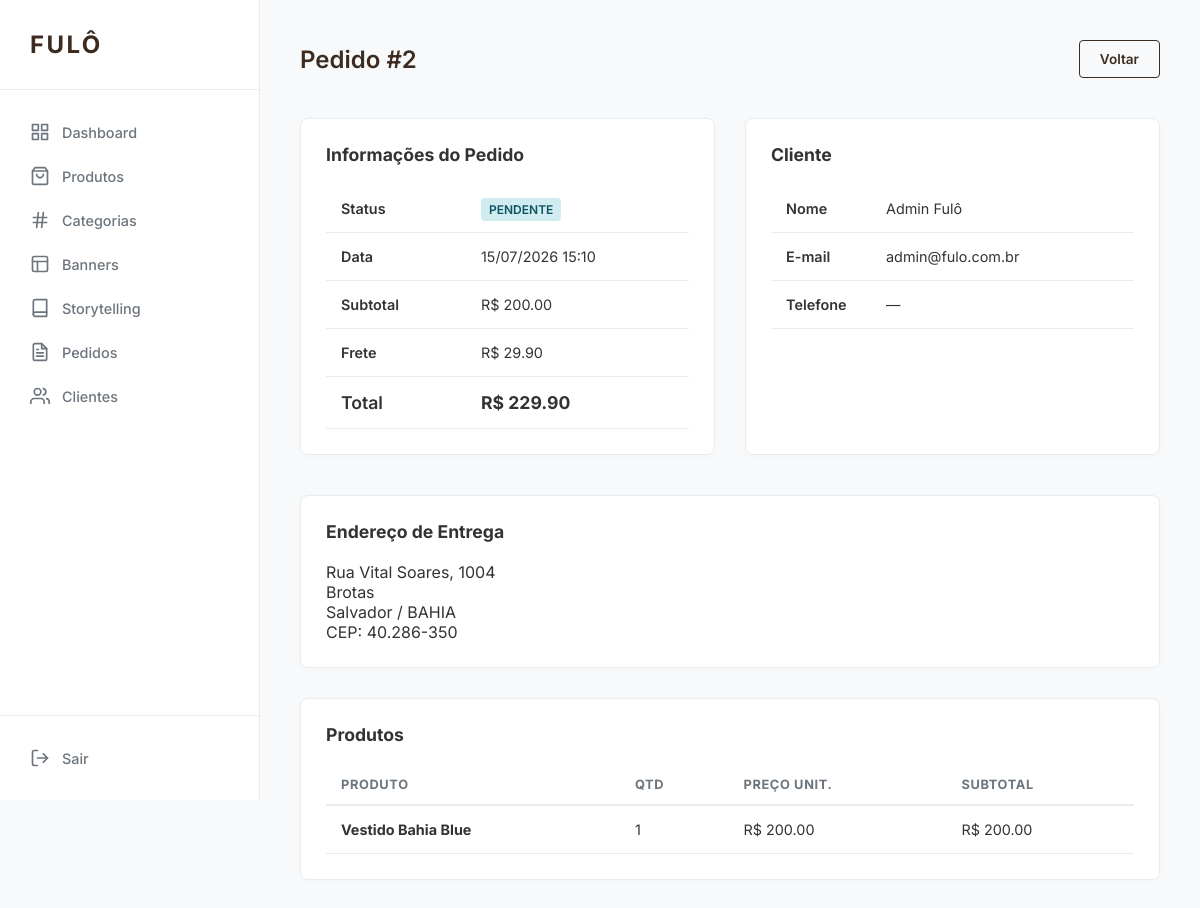
Screenshot of /admin/orders/2 (signed in) with the database file from the repository.
### app/models/order.py (models this page shows)
class Order(db.Model, TimestampMixin):
    __tablename__ = 'orders'
    id = db.Column(db.Integer, primary_key=True)
    user_id = db.Column(db.Integer, db.ForeignKey('users.id'), nullable=False)
    status = db.Column(db.String(50), nullable=False, default='pending') # pending, paid, shipped, delivered, cancelled
    total_amount = db.Column(db.Numeric(10, 2), nullable=False)
    shipping_cost = db.Column(db.Numeric(10, 2), default=0)
    discount_amount = db.Column(db.Numeric(10, 2), default=0)
    coupon_id = db.Column(db.Integer, db.ForeignKey('coupons.id'))
    shipping_address_id = db.Column(db.Integer, db.ForeignKey('addresses.id'), nullable=False)
    items = db.relationship('OrderItem', backref='order', lazy=True, cascade="all, delete-orphan")
    shipping_address = db.relationship('Address', lazy=True)

class OrderItem(db.Model, TimestampMixin):
    __tablename__ = 'order_items'
    id = db.Column(db.Integer, primary_key=True)
    order_id = db.Column(db.Integer, db.ForeignKey('orders.id'), nullable=False)
    product_id = db.Column(db.Integer, db.ForeignKey('products.id'), nullable=False)
    quantity = db.Column(db.Integer, nullable=False)
    price_at_time = db.Column(db.Numeric(10, 2), nullable=False)

### app/models/user.py (models this page shows, shortened)
class User(db.Model, TimestampMixin, UserMixin):
    __tablename__ = 'users'
    id = db.Column(db.Integer, primary_key=True)
    name = db.Column(db.String(100), nullable=False)
    email = db.Column(db.String(120), unique=True, nullable=False)
    password_hash = db.Column(db.String(255), nullable=False)
    phone = db.Column(db.String(20))
    is_admin = db.Column(db.Boolean, default=False)
    reset_token = db.Column(db.String(100), unique=True)
    reset_token_expiration = db.Column(db.DateTime)
    addresses = db.relationship('Address', backref='user', lazy=True, cascade="all, delete-orphan")
    favorites = db.relationship('Favorite', backref='user', lazy=True, cascade="all, delete-orphan")
    orders = db.relationship('Order', backref='user', lazy=True)
    cart = db.relationship('Cart', backref='user', uselist=False, cascade="all, delete-orphan")
    @property
    def password(self):
        return self.password_hash

class Address(db.Model, TimestampMixin):
    __tablename__ = 'addresses'
    id = db.Column(db.Integer, primary_key=True)
    user_id = db.Column(db.Integer, db.ForeignKey('users.id'), nullable=False)
    street = db.Column(db.String(255), nullable=False)
    number = db.Column(db.String(20), nullable=False)
    complement = db.Column(db.String(100))
    neighborhood = db.Column(db.String(100), nullable=False)
    city = db.Column(db.String(100), nullable=False)
    state = db.Column(db.String(50), nullable=False)
    zip_code = db.Column(db.String(20), nullable=False)
    is_default = db.Column(db.Boolean, default=False)

### app/models/product.py (models this page shows, shortened)
class Product(db.Model, TimestampMixin):
    __tablename__ = 'products'
    id = db.Column(db.Integer, primary_key=True)
    name = db.Column(db.String(150), nullable=False)
    subtitle = db.Column(db.String(255))
    description = db.Column(db.Text)
    price = db.Column(db.Numeric(10, 2), nullable=False)
    discount_price = db.Column(db.Numeric(10, 2))
    image_url = db.Column(db.String(255)) # Main image
    image_url_2 = db.Column(db.String(255)) # Hover image
    image_url_3 = db.Column(db.String(255))
    image_url_4 = db.Column(db.String(255))
    category_id = db.Column(db.Integer, db.ForeignKey('categories.id'))
    collection = db.Column(db.String(100)) # e.g., 'Brasilidade', 'Lançamentos'
    stock = db.Column(db.Integer, default=0)
    sizes = db.Column(db.String(100))
    is_active = db.Column(db.Boolean, default=True)
    is_featured = db.Column(db.Boolean, default=False)
    is_accompanied = db.Column(db.Boolean, default=False)
    technical_details = db.Column(db.Text) # JSON or markdown string
    shipping_and_returns = db.Column(db.Text)
    cart_items = db.relationship('CartItem', backref='product', lazy=True)
    order_items = db.relationship('OrderItem', backref='product', lazy=True)
    favorited_by = db.relationship('Favorite', backref='product', lazy=True)

### app/routes/admin.py (the view)
@admin_bp.route('/orders/<int:id>')
@login_required
@admin_required
def order_detail(id):
    order = Order.query.get_or_404(id)
    return render_template('admin/orders/detail.html', order=order)

### app/routes/admin.py (called while the page is built)
def admin_required(f):
    @wraps(f)
    def decorated_function(*args, **kwargs):
        if not current_user.is_authenticated or not current_user.is_admin:
            flash('Acesso restrito a administradores.', 'danger')
            return redirect(url_for('auth.login'))
        return f(*args, **kwargs)
    return decorated_function

### app/services/cart_service.py (called while the page is built, shortened)
    @staticmethod
    def get_cart_data(user=None):
        items_data = []
        total = 0
        if user and user.is_authenticated:
            cart = Cart.query.filter_by(user_id=user.id).first()
            if cart:
                for item in cart.items:
                    product = item.product
                    subtotal = product.price * item.quantity
                    items_data.append({
                        'product_id': product.id,
                        'name': product.name,
                        'price': float(product.price),
                        'quantity': item.quantity,
                        'image_url': product.image_url,
                        'subtotal': float(subtotal)
                    })
                    total += subtotal
        return items_data, float(total)

### templates/admin/orders/detail.html (shortened to what this page needs)
{% extends "admin/base_admin.html" %}
{% block content %}
<div class="header-actions">
    <h2>Pedido #{{ order.id }}</h2>
    <a href="{{ url_for('admin.orders') }}" class="btn btn-outline">Voltar</a>
</div>
<div style="display: grid; grid-template-columns: 1fr 1fr; gap: 30px;">
    <div class="card">
        <h3 style="margin-bottom: 20px; font-size: 1.1rem;">Informações do Pedido</h3>
        <table style="width: 100%;">
            <tr><td style="font-weight: 600; width: 140px;">Status</td><td>
                {% if order.status == 'paid' %}
                    <span class="badge badge-success">Pago</span>
                {% elif order.status == 'pending' %}
                    <span class="badge badge-info">Pendente</span>
                {% elif order.status == 'cancelled' %}
                    <span class="badge badge-danger">Cancelado</span>
                {% elif order.status == 'shipped' %}
                    <span class="badge badge-info">Enviado</span>
                {% elif order.status == 'delivered' %}
                    <span class="badge badge-success">Entregue</span>
                {% else %}
                    <span class="badge">{{ order.status }}</span>
                {% endif %}
            </td></tr>
            <tr><td style="font-weight: 600;">Data</td><td>{{ order.created_at.strftime('%d/%m/%Y %H:%M') }}</td></tr>
            <tr><td style="font-weight: 600;">Subtotal</td><td>R$ {{ "%.2f"|format(order.total_amount + order.discount_amount - order.shipping_cost) }}</td></tr>
            <tr><td style="font-weight: 600;">Frete</td><td>R$ {{ "%.2f"|format(order.shipping_cost) }}</td></tr>
            <tr><td style="font-weight: 600; font-size: 1.1rem;">Total</td><td style="font-size: 1.1rem; font-weight: 700;">R$ {{ "%.2f"|format(order.total_amount) }}</td></tr>
        </table>
    </div>
    <div class="card">
        <h3 style="margin-bottom: 20px; font-size: 1.1rem;">Cliente</h3>
        <table style="width: 100%;">
            <tr><td style="font-weight: 600; width: 100px;">Nome</td><td>{{ order.user.name }}</td></tr>
            <tr><td style="font-weight: 600;">E-mail</td><td>{{ order.user.email }}</td></tr>
            <tr><td style="font-weight: 600;">Telefone</td><td>{{ order.user.phone or '—' }}</td></tr>
        </table>
    </div>
</div>
<div class="card" style="margin-top: 10px;">
    <h3 style="margin-bottom: 20px; font-size: 1.1rem;">Endereço de Entrega</h3>
    {% if order.shipping_address %}
    <p>
        {{ order.shipping_address.street }}, {{ order.shipping_address.number }}
        {% if order.shipping_address.complement %} - {{ order.shipping_address.complement }}{% endif %}<br>
        {{ order.shipping_address.neighborhood }}<br>
        {{ order.shipping_address.city }} / {{ order.shipping_address.state }}<br>
        CEP: {{ order.shipping_address.zip_code }}
    </p>
    {% else %}
    <p style="color: var(--muted);">Endereço não disponível.</p>
    {% endif %}
</div>
<div class="card">
    <h3 style="margin-bottom: 20px; font-size: 1.1rem;">Produtos</h3>
    <table>
        <thead>
            <tr>
                <th>Produto</th>
                <th>Qtd</th>
                <th>Preço Unit.</th>
                <th>Subtotal</th>
            </tr>
        </thead>
        <tbody>
            {% for item in order.items %}
            <tr>
                <td>
                    <strong>{{ item.product.name }}</strong>
                </td>
                <td>{{ item.quantity }}</td>
                <td>R$ {{ "%.2f"|format(item.price_at_time) }}</td>
                <td>R$ {{ "%.2f"|format(item.price_at_time * item.quantity) }}</td>
            </tr>
            {% endfor %}
        </tbody>
    </table>
</div>
{% endblock %}

### templates/admin/base_admin.html (style rules this page uses)
:root { --primary: #3d2b1f; --bg: #f8f9fa; --sidebar: #ffffff; --text: #333333; --muted: #6c757d; --border: #e9ecef; --white: #ffffff; --success: #28a745; --danger: #dc3545; --info: #17a2b8; }
* { margin: 0; padding: 0; box-sizing: border-box; }
body { font-family: 'Inter', sans-serif; background: var(--bg); color: var(--text); display: flex; min-height: 100vh; }
.header-actions { display: flex; justify-content: space-between; align-items: center; margin-bottom: 40px; }
h2 { font-weight: 600; color: var(--primary); }
.card { background: var(--white); border-radius: 8px; padding: 25px; box-shadow: 0 2px 10px rgba(0,0,0,0.02); border: 1px solid var(--border); margin-bottom: 30px; }
table { width: 100%; border-collapse: collapse; margin-top: 20px; }
th { text-align: left; padding: 12px 15px; border-bottom: 2px solid var(--border); color: var(--muted); font-size: 0.8rem; text-transform: uppercase; letter-spacing: 0.05em; }
td { padding: 15px; border-bottom: 1px solid var(--border); font-size: 0.9rem; }
.btn { display: inline-block; padding: 10px 20px; border-radius: 4px; text-decoration: none; font-size: 0.85rem; font-weight: 600; cursor: pointer; border: 1px solid transparent; transition: all 0.2s; }
.btn-outline { border-color: var(--primary); color: var(--primary); }
.badge { padding: 4px 8px; border-radius: 4px; font-size: 0.75rem; font-weight: 600; text-transform: uppercase; }
.badge-info { background: #d1ecf1; color: #0c5460; }

### rows the page displays
Order: id "2", created_at "15/07/2026 15:10", total_amount+discount_amount+shipping_cost "200.00", shipping_cost "29.90", total_amount "229.90"
User: user.name "Admin Fulô", user.email "admin@fulo.com.br", user "—"
Address: shipping_address.street "Rua Vital Soares", shipping_address.number "1004", shipping_address.neighborhood "Brotas", shipping_address.city "Salvador", shipping_address.state "BAHIA", shipping_address.zip_code "40.286-350"
OrderItem: product.name "Vestido Bahia Blue", quantity "1", price_at_time "200.00", item.price_at_time*item.quantity "200.00"
